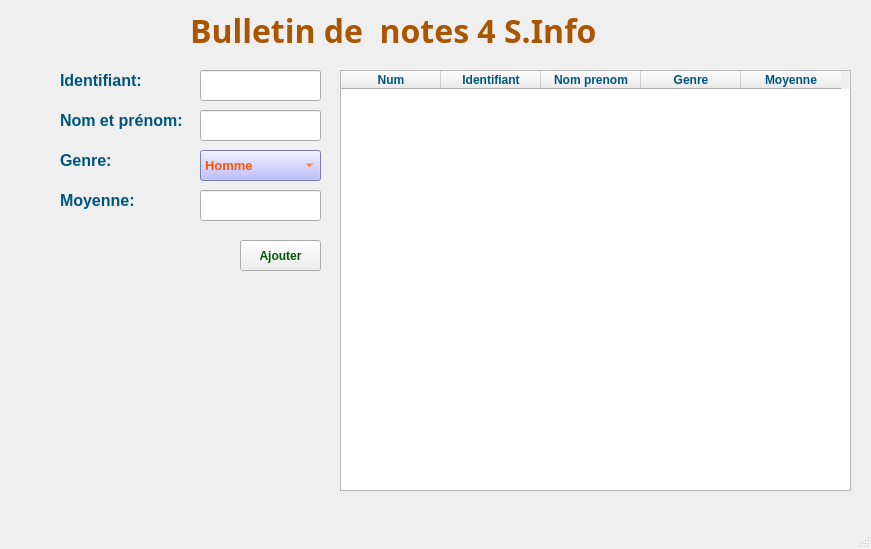
<?xml version="1.0" encoding="UTF-8"?>
<ui version="4.0">
 <class>MainWindow</class>
 <widget class="QMainWindow" name="MainWindow">
  <property name="geometry">
   <rect>
    <x>0</x>
    <y>0</y>
    <width>871</width>
    <height>549</height>
   </rect>
  </property>
  <property name="font">
   <font>
    <pointsize>8</pointsize>
   </font>
  </property>
  <property name="windowTitle">
   <string>projet8</string>
  </property>
  <property name="styleSheet">
   <string notr="true">color: rgb(0, 85, 127);</string>
  </property>
  <widget class="QWidget" name="centralwidget">
   <widget class="QLabel" name="label">
    <property name="geometry">
     <rect>
      <x>60</x>
      <y>60</y>
      <width>121</width>
      <height>41</height>
     </rect>
    </property>
    <property name="text">
     <string>&lt;html&gt;&lt;head/&gt;&lt;body&gt;&lt;p&gt;&lt;span style=&quot; font-size:12pt; font-weight:600; color:#00557f;&quot;&gt;Identifiant:&lt;/span&gt;&lt;/p&gt;&lt;/body&gt;&lt;/html&gt;</string>
    </property>
   </widget>
   <widget class="QLabel" name="label_2">
    <property name="geometry">
     <rect>
      <x>60</x>
      <y>100</y>
      <width>141</width>
      <height>41</height>
     </rect>
    </property>
    <property name="text">
     <string>&lt;html&gt;&lt;head/&gt;&lt;body&gt;&lt;p&gt;&lt;span style=&quot; font-size:12pt; font-weight:600; color:#00557f;&quot;&gt;Nom et prénom:&lt;/span&gt;&lt;/p&gt;&lt;/body&gt;&lt;/html&gt;</string>
    </property>
   </widget>
   <widget class="QLabel" name="label_3">
    <property name="geometry">
     <rect>
      <x>60</x>
      <y>140</y>
      <width>51</width>
      <height>41</height>
     </rect>
    </property>
    <property name="text">
     <string>&lt;html&gt;&lt;head/&gt;&lt;body&gt;&lt;p&gt;&lt;span style=&quot; font-size:12pt; font-weight:600; color:#00557f;&quot;&gt;Genre:&lt;/span&gt;&lt;/p&gt;&lt;/body&gt;&lt;/html&gt;</string>
    </property>
   </widget>
   <widget class="QLabel" name="label_4">
    <property name="geometry">
     <rect>
      <x>60</x>
      <y>180</y>
      <width>121</width>
      <height>41</height>
     </rect>
    </property>
    <property name="text">
     <string>&lt;html&gt;&lt;head/&gt;&lt;body&gt;&lt;p&gt;&lt;span style=&quot; font-size:12pt; font-weight:600; color:#00557f;&quot;&gt;Moyenne:&lt;/span&gt;&lt;/p&gt;&lt;/body&gt;&lt;/html&gt;</string>
    </property>
   </widget>
   <widget class="QLineEdit" name="zone2">
    <property name="geometry">
     <rect>
      <x>200</x>
      <y>70</y>
      <width>121</width>
      <height>31</height>
     </rect>
    </property>
   </widget>
   <widget class="QLineEdit" name="zone4">
    <property name="geometry">
     <rect>
      <x>200</x>
      <y>190</y>
      <width>121</width>
      <height>31</height>
     </rect>
    </property>
   </widget>
   <widget class="QLineEdit" name="zone3">
    <property name="geometry">
     <rect>
      <x>200</x>
      <y>110</y>
      <width>121</width>
      <height>31</height>
     </rect>
    </property>
   </widget>
   <widget class="QLabel" name="label_6">
    <property name="geometry">
     <rect>
      <x>190</x>
      <y>-10</y>
      <width>411</width>
      <height>81</height>
     </rect>
    </property>
    <property name="font">
     <font>
      <family>Segoe UI Black</family>
      <pointsize>24</pointsize>
      <weight>75</weight>
      <bold>true</bold>
     </font>
    </property>
    <property name="styleSheet">
     <string notr="true">color: rgb(170, 85, 0);</string>
    </property>
    <property name="text">
     <string>Bulletin de  notes 4 S.Info</string>
    </property>
   </widget>
   <widget class="QTableWidget" name="table">
    <property name="geometry">
     <rect>
      <x>340</x>
      <y>70</y>
      <width>511</width>
      <height>421</height>
     </rect>
    </property>
    <property name="font">
     <font>
      <weight>75</weight>
      <bold>true</bold>
     </font>
    </property>
    <column>
     <property name="text">
      <string>Num</string>
     </property>
     <property name="font">
      <font>
       <weight>75</weight>
       <bold>true</bold>
      </font>
     </property>
    </column>
    <column>
     <property name="text">
      <string>Identifiant</string>
     </property>
     <property name="font">
      <font>
       <weight>75</weight>
       <bold>true</bold>
      </font>
     </property>
    </column>
    <column>
     <property name="text">
      <string>Nom prenom</string>
     </property>
     <property name="font">
      <font>
       <weight>75</weight>
       <bold>true</bold>
      </font>
     </property>
    </column>
    <column>
     <property name="text">
      <string>Genre</string>
     </property>
     <property name="font">
      <font>
       <weight>75</weight>
       <bold>true</bold>
      </font>
     </property>
    </column>
    <column>
     <property name="text">
      <string>Moyenne</string>
     </property>
     <property name="font">
      <font>
       <weight>75</weight>
       <bold>true</bold>
      </font>
     </property>
    </column>
   </widget>
   <widget class="QPushButton" name="ajouter">
    <property name="geometry">
     <rect>
      <x>240</x>
      <y>240</y>
      <width>81</width>
      <height>31</height>
     </rect>
    </property>
    <property name="font">
     <font>
      <pointsize>9</pointsize>
      <weight>75</weight>
      <bold>true</bold>
     </font>
    </property>
    <property name="styleSheet">
     <string notr="true">color: rgb(0, 85, 0);</string>
    </property>
    <property name="text">
     <string>Ajouter</string>
    </property>
   </widget>
   <widget class="QComboBox" name="comboBox">
    <property name="geometry">
     <rect>
      <x>200</x>
      <y>150</y>
      <width>121</width>
      <height>31</height>
     </rect>
    </property>
    <property name="font">
     <font>
      <pointsize>10</pointsize>
      <weight>75</weight>
      <bold>true</bold>
     </font>
    </property>
    <property name="styleSheet">
     <string notr="true">color: rgb(255, 85, 0);
background-color: rgb(170, 170, 255);</string>
    </property>
    <item>
     <property name="text">
      <string>Homme</string>
     </property>
    </item>
    <item>
     <property name="text">
      <string>Femme</string>
     </property>
    </item>
   </widget>
  </widget>
  <widget class="QMenuBar" name="menubar">
   <property name="geometry">
    <rect>
     <x>0</x>
     <y>0</y>
     <width>871</width>
     <height>26</height>
    </rect>
   </property>
  </widget>
  <widget class="QStatusBar" name="statusbar"/>
 </widget>
 <resources/>
 <connections/>
</ui>
